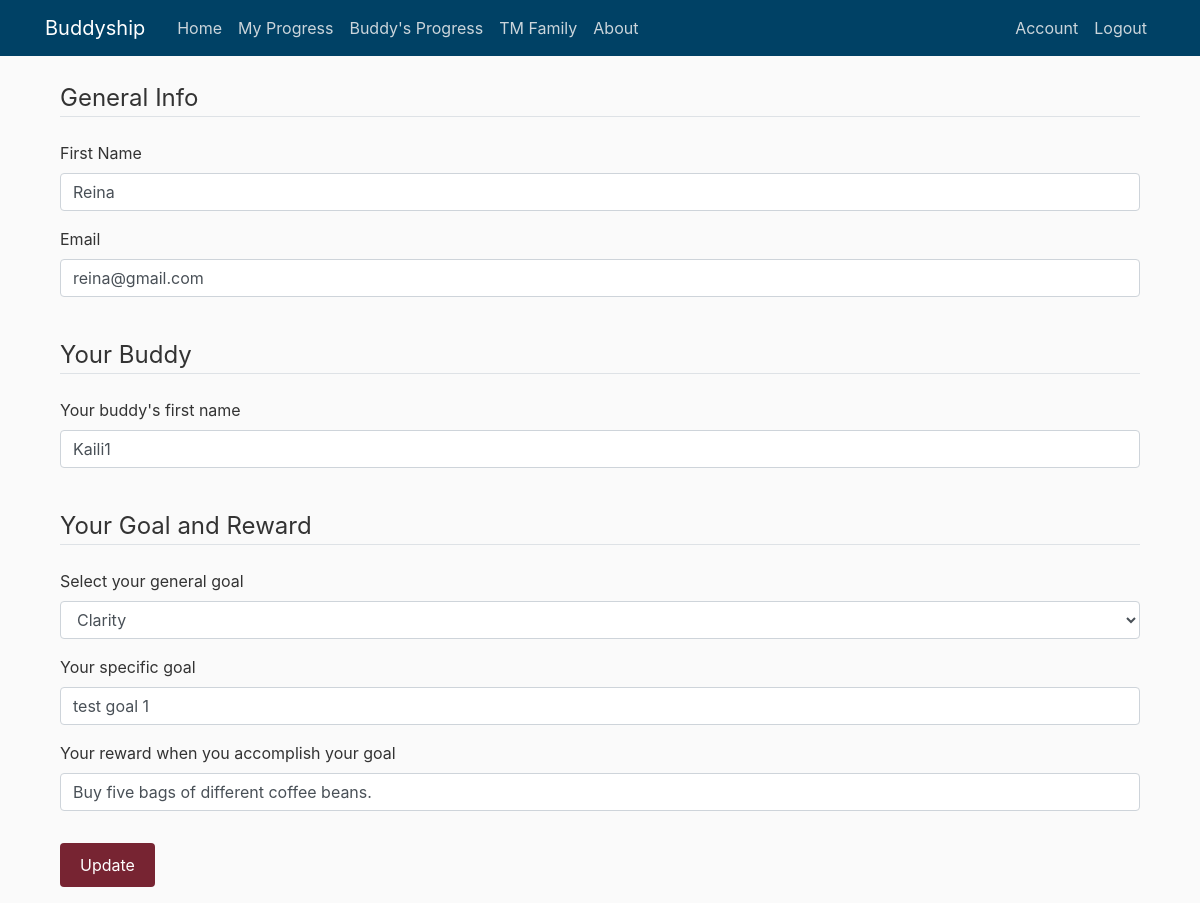
Before: /account (signed in) with the older database file.
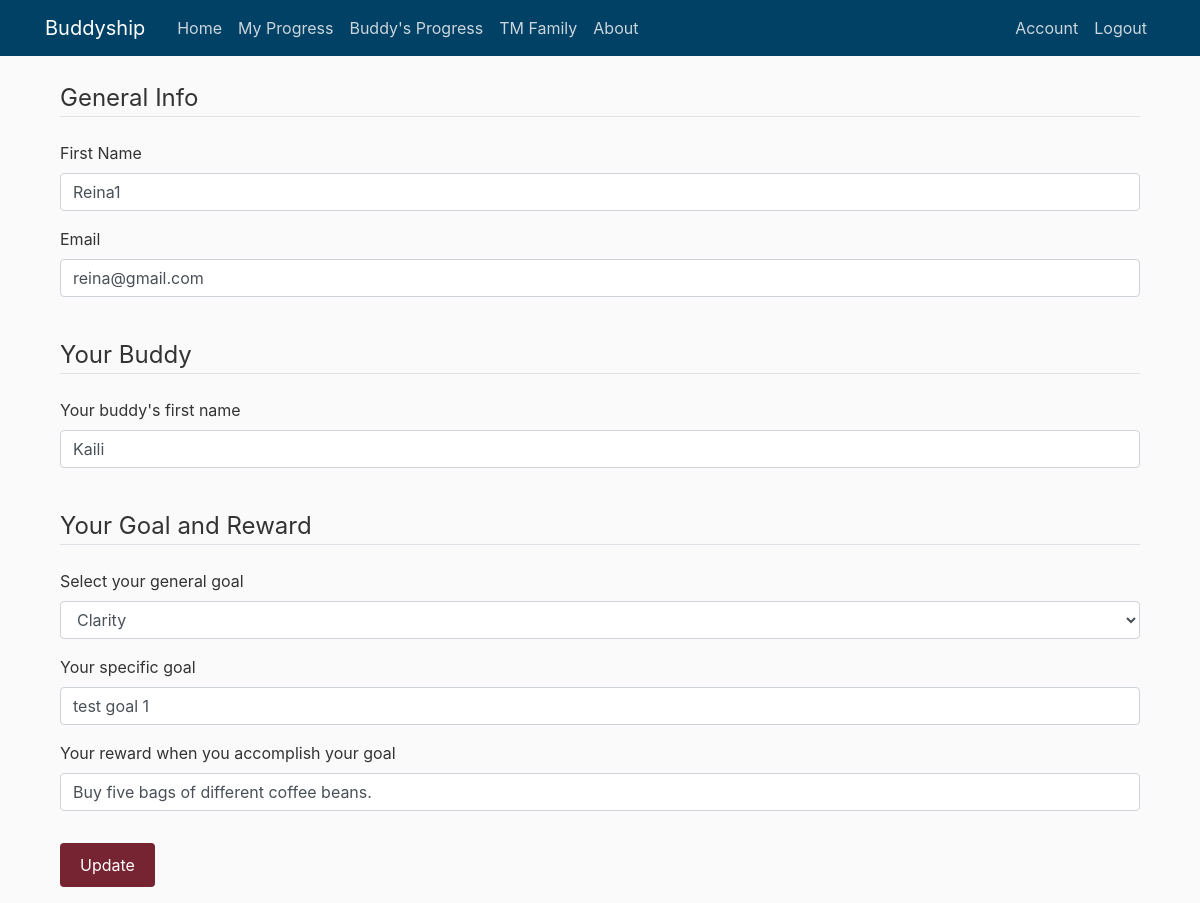
After: the same page with the newer database file.
### buddyship/models.py (models this page shows, shortened)
class User(db.Model, UserMixin):
    id = db.Column(db.Integer, primary_key=True)
    if_admin = db.Column(db.Boolean, nullable=False)
    active = db.Column(db.Boolean(), nullable=False)
    first_name = db.Column(db.String(20), unique=True, nullable=False)
    email = db.Column(db.String(120), unique=True, nullable=False)
    password = db.Column(db.String(60), nullable=False)
    current_buddy = db.Column(db.String(150))
    current_goal = db.Column(db.String(150))
    current_reward = db.Column(db.String(150))
    confirmed_at = db.Column(db.Date, nullable=False)
    buddies = db.relationship('Buddy', backref='owner', lazy=True)
    goals = db.relationship('Goal', backref='owner', lazy=True)
    record_progresses = db.relationship('Progress', backref='giver', lazy=True)

### buddyship/users/routes.py (the view)
@users.route("/account", methods=['GET', 'POST'])
@login_required
def account():
    form = UpdateAccountForm()
    if form.validate_on_submit():
        current_user.first_name = form.first_name.data.lower().title()
        current_user.email = form.email.data
        db.session.commit()
        if form.buddy_first_name.data.lower().title() != current_user.current_buddy:
            former_buddy_count = Buddy.query.filter_by(
                user_id=current_user.id).count()
            last_buddy = Buddy.query.filter_by(
                user_id=current_user.id, buddy_count=former_buddy_count).first()
            new_buddy_name = form.buddy_first_name.data.lower().title()
            new_buddy_count = former_buddy_count + 1
            current_user.current_buddy = new_buddy_name
            last_buddy.end_date = func.now()
            new_buddy = Buddy(buddy_name=new_buddy_name,
                              buddy_count=new_buddy_count, user_id=current_user.id)
            db.session.add(new_buddy)
            db.session.commit()
        former_goal_count = Goal.query.filter_by(
            user_id=current_user.id).count()
        last_goal = Goal.query.filter_by(
            user_id=current_user.id, goal_count=former_goal_count).first()
        if form.specific_goal.data == current_user.current_goal.replace(
                current_user.current_goal.split(' - ')[0] + ' - ', ''):
            if form.reward.data == current_user.current_reward:
                pass
            else:
                new_goal_reward = form.reward.data
                current_user.current_reward = new_goal_reward
                last_goal.goal_reward = new_goal_reward
                db.session.commit()
        else:
            new_goal_direction = form.general_goal.data
            new_goal_statement = new_goal_direction + ' - ' + form.specific_goal.data
            new_goal_count = former_goal_count + 1
            new_goal_reward = form.reward.data
            new_end_date = date.today() + relativedelta(months=+6)
            current_user.current_goal = new_goal_statement
            last_goal.end_date = func.now()
            new_goal = Goal(goal_direction=new_goal_direction, goal_statement=new_goal_statement, goal_reward=new_goal_reward,
                            goal_count=new_goal_count, end_date=new_end_date, user_id=current_user.id)
            db.session.add(new_goal)
            db.session.commit()
        flash('Your account has been updated!', 'success')
        return redirect(url_for('users.account'))
    elif request.method == 'GET':
        form.first_name.data = current_user.first_name
        form.email.data = current_user.email
        form.buddy_first_name.data = current_user.current_buddy
        general_goal = current_user.current_goal.split(' - ')[0]
        form.general_goal.data = general_goal
        form.specific_goal.data = current_user.current_goal.replace(
            general_goal + ' - ', '')
        form.reward.data = current_user.current_reward
    return render_template('account.html', title='Account', form=form)

### buddyship/models.py (called while the page is built)
@login_manager.user_loader
def load_user(user_id):
    return User.query.get(int(user_id))

### buddyship/templates/account.html (shortened to what this page needs)
{% extends "layout.html" %}
{% block content %}
<div class="content-section">
    <form method="POST" action="" enctype="multipart/form-data">
        <fieldset class="form-group">
            <legend class="border-bottom mb-4">General Info</legend>
            <div class="form-group">
                {{ form.first_name.label(class="form-control-label") }}
                {% if form.first_name.errors %}
                {{ form.first_name(class="form-control is-invalid") }}
                <div class="invalid-feedback">
                    {% for error in form.first_name.errors %}
                    <span>{{ error }}</span>
                    {% endfor %}
                </div>
                {% else %}
                {{ form.first_name(class="form-control") }}
                {% endif %}
            </div>
            <div class="form-group">
                {{ form.email.label(class="form-control-label") }}
                {% if form.email.errors %}
                {{ form.email(class="form-control is-invalid") }}
                <div class="invalid-feedback">
                    {% for error in form.email.errors %}
                    <span>{{ error }}</span>
                    {% endfor %}
                </div>
                {% else %}
                {{ form.email(class="form-control") }}
                {% endif %}
            </div>
            <br>
            <legend class="border-bottom mb-4">Your Buddy</legend>
            <div class="form-group">
                {{ form.buddy_first_name.label(class="form-control-label") }}
                {% if form.buddy_first_name.errors %}
                {{ form.buddy_first_name(class="form-control is-invalid") }}
                <div class="invalid-feedback">
                    {% for error in form.buddy_first_name.errors %}
                    <span>{{ error }}</span>
                    {% endfor %}
                </div>
                {% else %}
                {{ form.buddy_first_name(class="form-control") }}
                {% endif %}
            </div>
            <br>
            <legend class="border-bottom mb-4">Your Goal and Reward</legend>
            <div class="form-group">
                {{ form.general_goal.label(class="form-control-label") }}
                {% if form.general_goal.errors %}
                <select class="form-control is-invalid" id="general_goal" , name="general_goal">
                    {% for option in form.general_goal %}
                    {% if loop.first %}
                    <option value="" disabled selected>Choose...</option>
                    {% endif %}
                    {{ option }}
                    {% endfor %}
                </select>
                <div class="invalid-feedback">
                    {% for error in form.general_goal.errors %}
                    <span>{{ error }}</span>
                    {% endfor %}
                </div>
                {% else %}
                <select class="form-control" id="general_goal" , name="general_goal">
                    {% for option in form.general_goal %}
                    {{ option }}
                    {% endfor %}
                </select>
                {% endif %}
            </div>
            <div class="form-group">
                {{ form.specific_goal.label(class="form-control-label") }}
                {% if form.specific_goal.errors %}
                {{ form.specific_goal(class="form-control is-invalid") }}
                <div class="invalid-feedback">
                    {% for error in form.specific_goal.errors %}
                    <span>{{ error }}</span>
                    {% endfor %}
                </div>
                {% else %}
                {{ form.specific_goal(class="form-control") }}
                {% endif %}
            </div>
            <div class="form-group">
                {{ form.reward.label(class="form-control-label") }}
                {% if form.reward.errors %}
                {{ form.reward(class="form-control is-invalid") }}
                <div class="invalid-feedback">
                    {% for error in form.reward.errors %}
                    <span>{{ error }}</span>
                    {% endfor %}
                </div>
                {% else %}
                {{ form.reward(class="form-control") }}
                {% endif %}
            </div>
        </fieldset>
        <div class="form-group">
            {{ form.submit(class="btn success") }}
        </div>
    </form>
</div>
{% endblock content %}

### buddyship/templates/layout.html (shortened to what this page needs)
<!DOCTYPE html>
<html>
<head>
  <link rel="stylesheet" href="https://maxcdn.bootstrapcdn.com/bootstrap/4.0.0/css/bootstrap.min.css"
>
  <link rel="stylesheet" type="text/css" href="{{ url_for('static', filename='main.css') }}">
</head>
<body>
  <header class="site-header">
    <nav class="navbar navbar-expand-md navbar-dark bg-steel fixed-top">
      <div class="container">
        <a class="navbar-brand mr-4" href="/">Buddyship</a>
        <div class="collapse navbar-collapse" id="navbarToggle">
          <div class="navbar-nav mr-auto">
            <a class="nav-item nav-link" href="{{ url_for('main.home') }}">Home</a>
            <a class="nav-item nav-link" href="{{ url_for('progresses.my_progress') }}">My Progress</a>
            <a class="nav-item nav-link" href="{{ url_for('progresses.buddy_progress') }}">Buddy's Progress</a>
            <a class="nav-item nav-link" href="{{ url_for('main.tm_fam') }}">TM Family</a>
            <a class="nav-item nav-link" href="{{ url_for('main.about') }}">About</a>
          </div>
          <div class="navbar-nav">
            {% if current_user.is_authenticated %}
            {% if current_user.if_admin == True %}
            <a class="nav-item nav-link" href="{{ url_for('users.account') }}">Account</a>
            <a class="nav-item nav-link" href="{{ url_for('admin.index') }}">Admin</a>
            <a class="nav-item nav-link" href="{{ url_for('auth.logout') }}">Logout</a>
            {% else %}
            <a class="nav-item nav-link" href="{{ url_for('users.account') }}">Account</a>
            <a class="nav-item nav-link" href="{{ url_for('auth.logout') }}">Logout</a>
            {% endif %}
            {% else %}
            <a class="nav-item nav-link" href="{{ url_for('auth.login') }}">Login</a>
            <a class="nav-item nav-link" href="{{ url_for('auth.register') }}">Register</a>
            {% endif %}
          </div>
        </div>
      </div>
    </nav>
  </header>
  <main role="main" class="container">
    <div class="container">
      {% block content %}{% endblock %}
    </div>
  </main>
</body>
</html>

### buddyship/static/main.css (style rules this page uses)
body { background: #fafafa; color: #333333; margin-top: 5rem; }
.bg-steel { background-color: #004165; }
.site-header .navbar-nav .nav-link { color: #cbd5db; }
.btn { border: none; background-color: #772432; padding: 10px 20px; font-size: 16px; cursor: pointer; display: inline-block; }
.success { color: white; }

Changed rows visible on the page:
changed User "reina@gmail.com": first_name "Reina" → "Reina1"
Other visible differences:
form field buddy_first_name: "Kaili1" → "Kaili"
